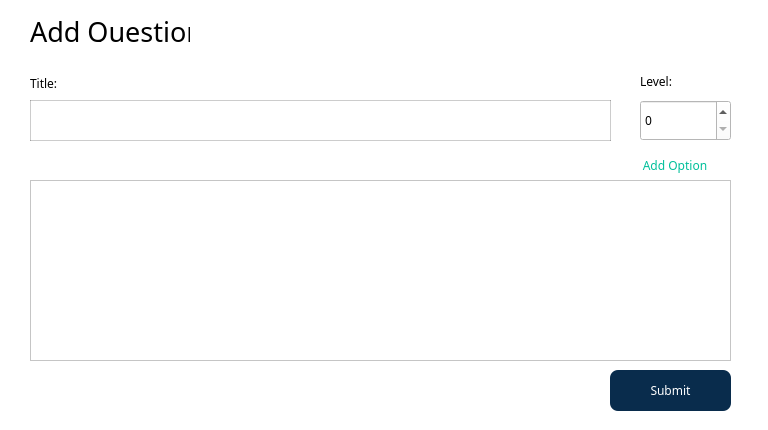
<?xml version="1.0" encoding="UTF-8"?>
<ui version="4.0">
 <class>AddQuestionDiaLog</class>
 <widget class="QDialog" name="AddQuestionDiaLog">
  <property name="geometry">
   <rect>
    <x>0</x>
    <y>0</y>
    <width>768</width>
    <height>430</height>
   </rect>
  </property>
  <property name="font">
   <font>
    <family>Source Sans 3 Medium</family>
   </font>
  </property>
  <property name="windowTitle">
   <string>Dialog</string>
  </property>
  <property name="styleSheet">
   <string notr="true">background-color: #fff;</string>
  </property>
  <widget class="QLabel" name="label">
   <property name="geometry">
    <rect>
     <x>30</x>
     <y>20</y>
     <width>160</width>
     <height>22</height>
    </rect>
   </property>
   <property name="font">
    <font>
     <family>Source Sans 3 Medium</family>
     <pointsize>20</pointsize>
     <weight>50</weight>
     <bold>false</bold>
    </font>
   </property>
   <property name="text">
    <string>Add Question</string>
   </property>
  </widget>
  <widget class="QLabel" name="label_4">
   <property name="geometry">
    <rect>
     <x>30</x>
     <y>72</y>
     <width>75</width>
     <height>22</height>
    </rect>
   </property>
   <property name="font">
    <font>
     <family>Source Sans 3</family>
    </font>
   </property>
   <property name="text">
    <string>Title:</string>
   </property>
  </widget>
  <widget class="QLineEdit" name="titleLineEdit">
   <property name="geometry">
    <rect>
     <x>30</x>
     <y>100</y>
     <width>581</width>
     <height>41</height>
    </rect>
   </property>
   <property name="font">
    <font>
     <family>Source Sans 3</family>
     <pointsize>13</pointsize>
    </font>
   </property>
   <property name="styleSheet">
    <string notr="true">border: 1px solid rgba(0,0,0,0.2);
padding-left: 10px;
</string>
   </property>
   <property name="text">
    <string/>
   </property>
  </widget>
  <widget class="QPushButton" name="submitPushButton">
   <property name="geometry">
    <rect>
     <x>610</x>
     <y>370</y>
     <width>121</width>
     <height>41</height>
    </rect>
   </property>
   <property name="cursor">
    <cursorShape>PointingHandCursor</cursorShape>
   </property>
   <property name="styleSheet">
    <string notr="true">#submitPushButton {
	background-color:rgb(9, 44, 76);
	border-radius: 8px;
	color: #fff;
	border: none;
}

#submitPushButton:hover {
	background-color:rgba(9, 44, 76, 0.9);
}</string>
   </property>
   <property name="text">
    <string>Submit</string>
   </property>
  </widget>
  <widget class="QPushButton" name="addPushButton">
   <property name="geometry">
    <rect>
     <x>620</x>
     <y>150</y>
     <width>110</width>
     <height>31</height>
    </rect>
   </property>
   <property name="font">
    <font>
     <family>Source Sans 3 SemiBold</family>
    </font>
   </property>
   <property name="cursor">
    <cursorShape>PointingHandCursor</cursorShape>
   </property>
   <property name="styleSheet">
    <string notr="true">border: none;
background: none;
color: rgb(0, 191, 154);</string>
   </property>
   <property name="text">
    <string>Add Option</string>
   </property>
  </widget>
  <widget class="QScrollArea" name="scrollArea">
   <property name="geometry">
    <rect>
     <x>30</x>
     <y>180</y>
     <width>701</width>
     <height>181</height>
    </rect>
   </property>
   <property name="styleSheet">
    <string notr="true">background-color: #fff;</string>
   </property>
   <property name="verticalScrollBarPolicy">
    <enum>Qt::ScrollBarAlwaysOff</enum>
   </property>
   <property name="widgetResizable">
    <bool>true</bool>
   </property>
   <widget class="QWidget" name="scrollAreaWidgetContents">
    <property name="geometry">
     <rect>
      <x>0</x>
      <y>0</y>
      <width>699</width>
      <height>400</height>
     </rect>
    </property>
    <layout class="QVBoxLayout" name="verticalLayout">
     <property name="leftMargin">
      <number>0</number>
     </property>
     <property name="topMargin">
      <number>0</number>
     </property>
     <property name="rightMargin">
      <number>0</number>
     </property>
     <property name="bottomMargin">
      <number>0</number>
     </property>
     <item>
      <widget class="QWidget" name="optionList" native="true">
       <property name="minimumSize">
        <size>
         <width>0</width>
         <height>400</height>
        </size>
       </property>
       <layout class="QVBoxLayout" name="verticalLayout_2">
        <item>
         <widget class="QWidget" name="widget_2" native="true">
          <property name="maximumSize">
           <size>
            <width>16777215</width>
            <height>0</height>
           </size>
          </property>
         </widget>
        </item>
       </layout>
      </widget>
     </item>
    </layout>
   </widget>
  </widget>
  <widget class="QLabel" name="label_5">
   <property name="geometry">
    <rect>
     <x>640</x>
     <y>70</y>
     <width>75</width>
     <height>22</height>
    </rect>
   </property>
   <property name="font">
    <font>
     <family>Source Sans 3</family>
    </font>
   </property>
   <property name="text">
    <string>Level:</string>
   </property>
  </widget>
  <widget class="QSpinBox" name="levelSpinBox">
   <property name="geometry">
    <rect>
     <x>640</x>
     <y>100</y>
     <width>91</width>
     <height>41</height>
    </rect>
   </property>
  </widget>
 </widget>
 <resources/>
 <connections/>
</ui>
